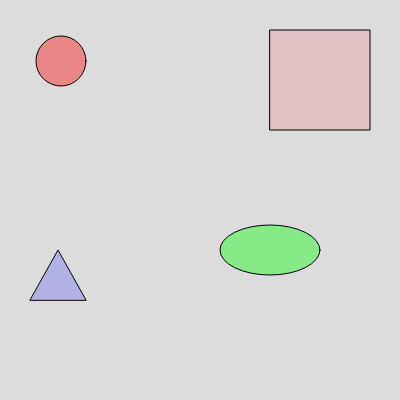
Frame 1 (no input)
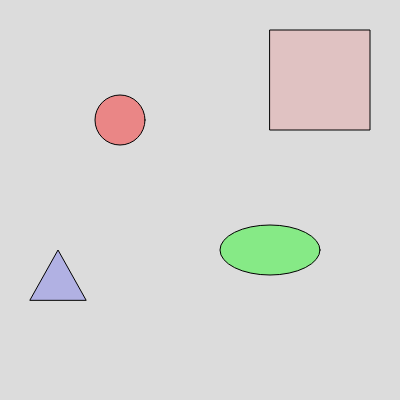
Frame 60 (no input)
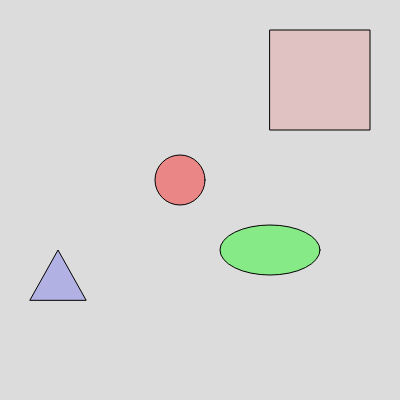
Frame 120 (the mouse pressed at the canvas centre since frame 60)

The p5.js sketch that drew these frames (run headless with seeded random() and noise() and a simulated clock; from frame 60 on, the mouse is pressed at the canvas centre):

// p5.js sketch
// ── sketch.js
var x = 60, y= 60;
var s = 100
var Dx= 1, Dy =1

function setup() {
  createCanvas(400, 400);
}

function draw() {
  background(220);
  
  x= x+ Dx
  y= y+ Dy
  
  fill(255,0,0,100)
  circle (x,y,50)
  fill(255,0,0,30)
  square (270,30,s)
  fill(0,0,255,50)
  triangle(30, 300, 58, 250, 86, 300);
  fill(0,255,0,100)
  ellipse(270, 250, 100, 50)
  
  

}
